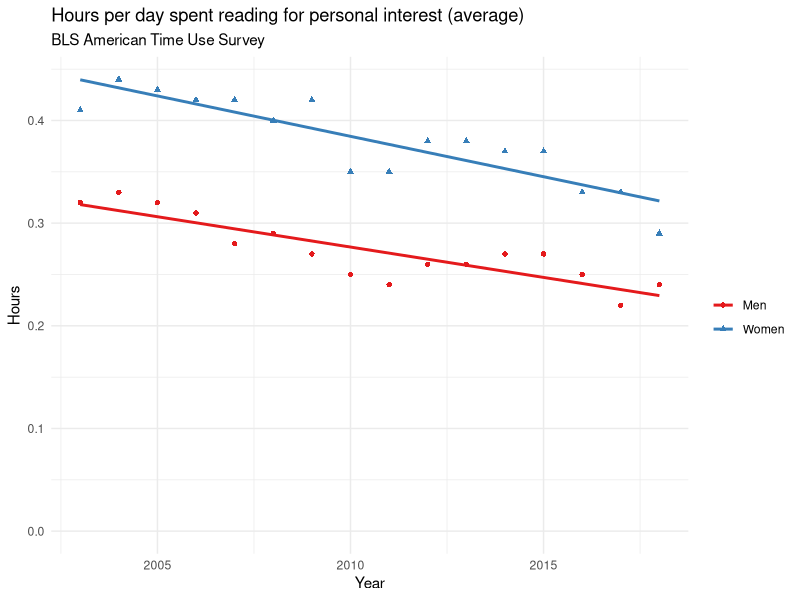
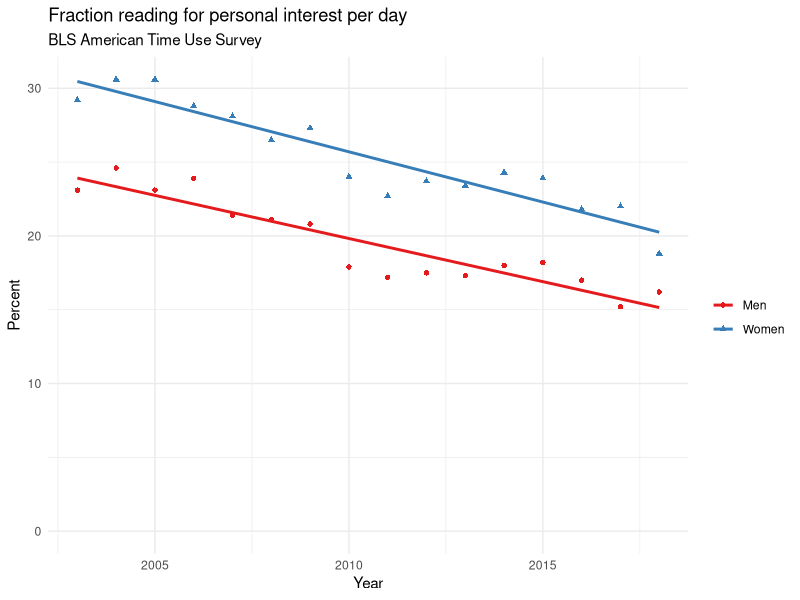

The R script that drew these images, in order:
## ---- chunk 1
library(data.table)
library(ggplot2)
## ---- chunk 2
hours <- fread('bls-hours.csv')
summary(hours)
## ---- chunk 3
p <- ggplot(hours, aes(Year, Hours, colour=factor(.), shape=factor(.))) +
  geom_point() +
  theme_minimal() +
  geom_smooth(method = "lm", se = FALSE) +
  scale_color_brewer(palette = "Set1") +
  labs(title = "Hours per day spent reading for personal interest (average)",
       subtitle = "BLS American Time Use Survey",
       colour = "",
       shape = ""
       ) + 
  ylim(c(0, NA))
p
## ---- chunk 4
hours <- fread('bls-pct.csv')
summary(hours)
## ---- chunk 5
p <- ggplot(hours, aes(Year, Participation, colour=factor(.), shape=factor(.))) +
  geom_point() +
  theme_minimal() +
  geom_smooth(method = "lm", se = FALSE) +
  scale_color_brewer(palette = "Set1") +
  labs(title = "Fraction reading for personal interest per day",
       subtitle = "BLS American Time Use Survey",
       colour = "",
       shape = ""
       ) + 
  ylab("Percent") +
  ylim(c(0, NA))
p
